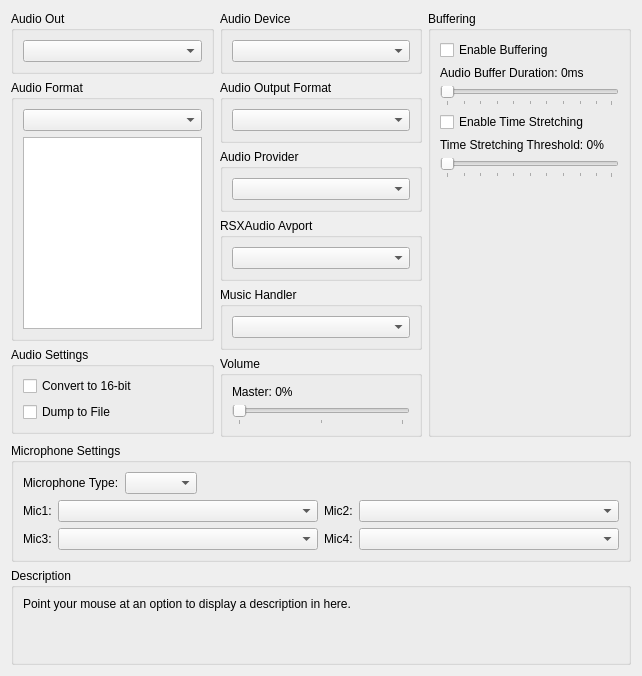
      <widget class="QWidget" name="audioTab">
       <attribute name="title">
        <string>Audio</string>
       </attribute>
       <layout class="QVBoxLayout" name="audioTab_layout" stretch="0,0,1,0">
        <item>
         <layout class="QHBoxLayout" name="audioTabLayoutTop" stretch="1,1,1">
          <item>
           <layout class="QVBoxLayout" name="audioTabLayoutTopLeft">
            <item>
             <widget class="QGroupBox" name="gb_audio_out">
              <property name="title">
               <string>Audio Out</string>
              </property>
              <layout class="QVBoxLayout" name="gb_audio_out_layout">
               <item>
                <widget class="QComboBox" name="audioOutBox"/>
               </item>
              </layout>
             </widget>
            </item>
            <item>
             <widget class="QGroupBox" name="gb_audio_format">
              <property name="title">
               <string>Audio Format</string>
              </property>
              <layout class="QVBoxLayout" name="gb_audio_format_layout">
               <item>
                <widget class="QComboBox" name="combo_audio_format"/>
               </item>
               <item>
                <widget class="QListWidget" name="list_audio_formats">
                 <property name="sizePolicy">
                  <sizepolicy hsizetype="Preferred" vsizetype="Preferred">
                   <horstretch>0</horstretch>
                   <verstretch>0</verstretch>
                  </sizepolicy>
                 </property>
                 <property name="selectionMode">
                  <enum>QAbstractItemView::SelectionMode::ExtendedSelection</enum>
                 </property>
                </widget>
               </item>
              </layout>
             </widget>
            </item>
            <item>
             <widget class="QGroupBox" name="gb_audio_settings">
              <property name="title">
               <string>Audio Settings</string>
              </property>
              <layout class="QVBoxLayout" name="gb_audio_settings_layout">
               <item>
                <widget class="QCheckBox" name="convert">
                 <property name="text">
                  <string>Convert to 16-bit</string>
                 </property>
                </widget>
               </item>
               <item>
                <widget class="QCheckBox" name="audioDump">
                 <property name="text">
                  <string>Dump to File</string>
                 </property>
                </widget>
               </item>
               <item>
                <spacer name="spacer_audio_settings">
                 <property name="orientation">
                  <enum>Qt::Orientation::Vertical</enum>
                 </property>
                 <property name="sizeType">
                  <enum>QSizePolicy::Policy::MinimumExpanding</enum>
                 </property>
                 <property name="sizeHint" stdset="0">
                  <size>
                   <width>0</width>
                   <height>0</height>
                  </size>
                 </property>
                </spacer>
               </item>
              </layout>
             </widget>
            </item>
            <item>
             <spacer name="verticalSpacerAudioLeft">
              <property name="orientation">
               <enum>Qt::Orientation::Vertical</enum>
              </property>
              <property name="sizeType">
               <enum>QSizePolicy::Policy::MinimumExpanding</enum>
              </property>
              <property name="sizeHint" stdset="0">
               <size>
                <width>0</width>
                <height>0</height>
               </size>
              </property>
             </spacer>
            </item>
           </layout>
          </item>
          <item>
           <layout class="QVBoxLayout" name="audioTabLayoutTopMiddle">
            <item>
             <widget class="QGroupBox" name="gb_audio_device">
              <property name="title">
               <string>Audio Device</string>
              </property>
              <layout class="QVBoxLayout" name="gb_audio_device_layout">
               <item>
                <widget class="QComboBox" name="audioDeviceBox"/>
               </item>
              </layout>
             </widget>
            </item>
            <item>
             <widget class="QGroupBox" name="gb_audio_channel_layout">
              <property name="title">
               <string>Audio Output Format</string>
              </property>
              <layout class="QVBoxLayout" name="gb_audio_channel_layout_layout">
               <item>
                <widget class="QComboBox" name="combo_audio_channel_layout"/>
               </item>
              </layout>
             </widget>
            </item>
            <item>
             <widget class="QGroupBox" name="gb_audio_provider">
              <property name="title">
               <string>Audio Provider</string>
              </property>
              <layout class="QVBoxLayout" name="gb_audio_provider_layout">
               <item>
                <widget class="QComboBox" name="audioProviderBox"/>
               </item>
              </layout>
             </widget>
            </item>
            <item>
             <widget class="QGroupBox" name="gb_audio_avport">
              <property name="title">
               <string>RSXAudio Avport</string>
              </property>
              <layout class="QVBoxLayout" name="gb_audio_avport_layout">
               <item>
                <widget class="QComboBox" name="audioAvportBox"/>
               </item>
              </layout>
             </widget>
            </item>
            <item>
             <widget class="QGroupBox" name="gb_music_handler">
              <property name="title">
               <string>Music Handler</string>
              </property>
              <layout class="QVBoxLayout" name="gb_music_handler_layout">
               <item>
                <widget class="QComboBox" name="musicHandlerBox"/>
               </item>
              </layout>
             </widget>
            </item>
            <item>
             <widget class="QGroupBox" name="gb_audio_volume">
              <property name="title">
               <string>Volume</string>
              </property>
              <layout class="QVBoxLayout" name="gb_audio_volume_layout">
               <item>
                <widget class="QWidget" name="master_volume" native="true">
                 <layout class="QVBoxLayout" name="layout_master_volume">
                  <property name="leftMargin">
                   <number>0</number>
                  </property>
                  <property name="topMargin">
                   <number>0</number>
                  </property>
                  <property name="rightMargin">
                   <number>0</number>
                  </property>
                  <property name="bottomMargin">
                   <number>0</number>
                  </property>
                  <item>
                   <widget class="QLabel" name="masterVolumeLabel">
                    <property name="text">
                     <string>Master: 0%</string>
                    </property>
                   </widget>
                  </item>
                  <item>
                   <widget class="QSlider" name="masterVolume">
                    <property name="orientation">
                     <enum>Qt::Orientation::Horizontal</enum>
                    </property>
                    <property name="tickPosition">
                     <enum>QSlider::TickPosition::TicksBelow</enum>
                    </property>
                    <property name="tickInterval">
                     <number>50</number>
                    </property>
                   </widget>
                  </item>
                 </layout>
                </widget>
               </item>
               <item>
                <spacer name="spacer_audio_volume">
                 <property name="orientation">
                  <enum>Qt::Orientation::Vertical</enum>
                 </property>
                 <property name="sizeType">
                  <enum>QSizePolicy::Policy::MinimumExpanding</enum>
                 </property>
                 <property name="sizeHint" stdset="0">
                  <size>
                   <width>0</width>
                   <height>0</height>
                  </size>
                 </property>
                </spacer>
               </item>
              </layout>
             </widget>
            </item>
           </layout>
          </item>
          <item>
           <layout class="QVBoxLayout" name="audioTabLayoutTopRight">
            <item>
             <widget class="QGroupBox" name="gb_audio_buffering">
              <property name="title">
               <string>Buffering</string>
              </property>
              <layout class="QVBoxLayout" name="gb_audio_buffering_layout">
               <item>
                <widget class="QCheckBox" name="enableBuffering">
                 <property name="text">
                  <string>Enable Buffering</string>
                 </property>
                </widget>
               </item>
               <item>
                <widget class="QWidget" name="audio_buffer_duration" native="true">
                 <layout class="QVBoxLayout" name="layout_audio_buffer_duration">
                  <property name="leftMargin">
                   <number>0</number>
                  </property>
                  <property name="topMargin">
                   <number>0</number>
                  </property>
                  <property name="rightMargin">
                   <number>0</number>
                  </property>
                  <property name="bottomMargin">
                   <number>0</number>
                  </property>
                  <item>
                   <widget class="QLabel" name="audioBufferDurationLabel">
                    <property name="text">
                     <string>Audio Buffer Duration: 0ms</string>
                    </property>
                   </widget>
                  </item>
                  <item>
                   <widget class="QSlider" name="audioBufferDuration">
                    <property name="orientation">
                     <enum>Qt::Orientation::Horizontal</enum>
                    </property>
                    <property name="tickPosition">
                     <enum>QSlider::TickPosition::TicksBelow</enum>
                    </property>
                    <property name="tickInterval">
                     <number>10</number>
                    </property>
                   </widget>
                  </item>
                 </layout>
                </widget>
               </item>
               <item>
                <widget class="QCheckBox" name="enableTimeStretching">
                 <property name="text">
                  <string>Enable Time Stretching</string>
                 </property>
                </widget>
               </item>
               <item>
                <widget class="QWidget" name="time_stretching_threshold" native="true">
                 <layout class="QVBoxLayout" name="layout_time_stretching_threshold">
                  <property name="leftMargin">
                   <number>0</number>
                  </property>
                  <property name="topMargin">
                   <number>0</number>
                  </property>
                  <property name="rightMargin">
                   <number>0</number>
                  </property>
                  <property name="bottomMargin">
                   <number>0</number>
                  </property>
                  <item>
                   <widget class="QLabel" name="timeStretchingThresholdLabel">
                    <property name="text">
                     <string>Time Stretching Threshold: 0%</string>
                    </property>
                   </widget>
                  </item>
                  <item>
                   <widget class="QSlider" name="timeStretchingThreshold">
                    <property name="orientation">
                     <enum>Qt::Orientation::Horizontal</enum>
                    </property>
                    <property name="tickPosition">
                     <enum>QSlider::TickPosition::TicksBelow</enum>
                    </property>
                    <property name="tickInterval">
                     <number>10</number>
                    </property>
                   </widget>
                  </item>
                 </layout>
                </widget>
               </item>
               <item>
                <spacer name="verticalSpacerAudioRight">
                 <property name="orientation">
                  <enum>Qt::Orientation::Vertical</enum>
                 </property>
                 <property name="sizeType">
                  <enum>QSizePolicy::Policy::MinimumExpanding</enum>
                 </property>
                 <property name="sizeHint" stdset="0">
                  <size>
                   <width>0</width>
                   <height>0</height>
                  </size>
                 </property>
                </spacer>
               </item>
              </layout>
             </widget>
            </item>
           </layout>
          </item>
         </layout>
        </item>
        <item>
         <widget class="QGroupBox" name="gb_microphone_settings">
          <property name="title">
           <string>Microphone Settings</string>
          </property>
          <layout class="QVBoxLayout" name="gb_microphone_settings_layout">
           <item>
            <layout class="QHBoxLayout" name="microphoneLayoutTop">
             <item>
              <widget class="QLabel" name="microphoneLabel">
               <property name="text">
                <string>Microphone Type:</string>
               </property>
              </widget>
             </item>
             <item>
              <widget class="QComboBox" name="microphoneBox"/>
             </item>
             <item>
              <spacer name="microphoneSpacer">
               <property name="orientation">
                <enum>Qt::Orientation::Horizontal</enum>
               </property>
               <property name="sizeType">
                <enum>QSizePolicy::Policy::MinimumExpanding</enum>
               </property>
               <property name="sizeHint" stdset="0">
                <size>
                 <width>0</width>
                 <height>0</height>
                </size>
               </property>
              </spacer>
             </item>
            </layout>
           </item>
           <item>
            <layout class="QHBoxLayout" name="microphoneLayoutBottom">
             <item>
              <layout class="QVBoxLayout" name="microphoneLayoutLabel1and3">
               <item>
                <widget class="QLabel" name="microphone1Label">
                 <property name="sizePolicy">
                  <sizepolicy hsizetype="Minimum" vsizetype="Preferred">
                   <horstretch>0</horstretch>
                   <verstretch>0</verstretch>
                  </sizepolicy>
                 </property>
                 <property name="text">
                  <string>Mic1:</string>
                 </property>
                </widget>
               </item>
               <item>
                <widget class="QLabel" name="microphone3Label">
                 <property name="sizePolicy">
                  <sizepolicy hsizetype="Minimum" vsizetype="Preferred">
                   <horstretch>0</horstretch>
                   <verstretch>0</verstretch>
                  </sizepolicy>
                 </property>
                 <property name="text">
                  <string>Mic3:</string>
                 </property>
                </widget>
               </item>
              </layout>
             </item>
             <item>
              <layout class="QVBoxLayout" name="microphoneLayoutBox1and3">
               <item>
                <widget class="QComboBox" name="microphone1Box">
                 <property name="sizePolicy">
                  <sizepolicy hsizetype="Expanding" vsizetype="Fixed">
                   <horstretch>0</horstretch>
                   <verstretch>0</verstretch>
                  </sizepolicy>
                 </property>
                </widget>
               </item>
               <item>
                <widget class="QComboBox" name="microphone3Box">
                 <property name="sizePolicy">
                  <sizepolicy hsizetype="Expanding" vsizetype="Fixed">
                   <horstretch>0</horstretch>
                   <verstretch>0</verstretch>
                  </sizepolicy>
                 </property>
                </widget>
               </item>
              </layout>
             </item>
             <item>
              <layout class="QVBoxLayout" name="microphoneLayoutLabel2and4">
               <item>
                <widget class="QLabel" name="microphone2Label">
                 <property name="sizePolicy">
                  <sizepolicy hsizetype="Minimum" vsizetype="Preferred">
                   <horstretch>0</horstretch>
                   <verstretch>0</verstretch>
                  </sizepolicy>
                 </property>
                 <property name="text">
                  <string>Mic2:</string>
                 </property>
                </widget>
               </item>
               <item>
                <widget class="QLabel" name="microphone4Label">
                 <property name="sizePolicy">
                  <sizepolicy hsizetype="Minimum" vsizetype="Preferred">
                   <horstretch>0</horstretch>
                   <verstretch>0</verstretch>
                  </sizepolicy>
                 </property>
                 <property name="text">
                  <string>Mic4:</string>
                 </property>
                </widget>
               </item>
              </layout>
             </item>
             <item>
              <layout class="QVBoxLayout" name="microphoneLayoutBox2and4">
               <item>
                <widget class="QComboBox" name="microphone2Box">
                 <property name="sizePolicy">
                  <sizepolicy hsizetype="Expanding" vsizetype="Fixed">
                   <horstretch>0</horstretch>
                   <verstretch>0</verstretch>
                  </sizepolicy>
                 </property>
                </widget>
               </item>
               <item>
                <widget class="QComboBox" name="microphone4Box">
                 <property name="sizePolicy">
                  <sizepolicy hsizetype="Expanding" vsizetype="Fixed">
                   <horstretch>0</horstretch>
                   <verstretch>0</verstretch>
                  </sizepolicy>
                 </property>
                </widget>
               </item>
              </layout>
             </item>
            </layout>
           </item>
          </layout>
         </widget>
        </item>
        <item>
         <spacer name="audioTabSpacer">
          <property name="orientation">
           <enum>Qt::Orientation::Vertical</enum>
          </property>
          <property name="sizeType">
           <enum>QSizePolicy::Policy::MinimumExpanding</enum>
          </property>
          <property name="sizeHint" stdset="0">
           <size>
            <width>0</width>
            <height>0</height>
           </size>
          </property>
         </spacer>
        </item>
        <item>
         <widget class="QGroupBox" name="gb_description_audio">
          <property name="title">
           <string>Description</string>
          </property>
          <layout class="QVBoxLayout" name="gb_description_audio_layout">
           <item>
            <widget class="QLabel" name="description_audio">
             <property name="text">
              <string>Point your mouse at an option to display a description in here.


</string>
             </property>
             <property name="textFormat">
              <enum>Qt::TextFormat::PlainText</enum>
             </property>
             <property name="alignment">
              <set>Qt::AlignmentFlag::AlignLeading|Qt::AlignmentFlag::AlignLeft|Qt::AlignmentFlag::AlignTop</set>
             </property>
             <property name="wordWrap">
              <bool>true</bool>
             </property>
            </widget>
           </item>
          </layout>
         </widget>
        </item>
       </layout>
      </widget>
